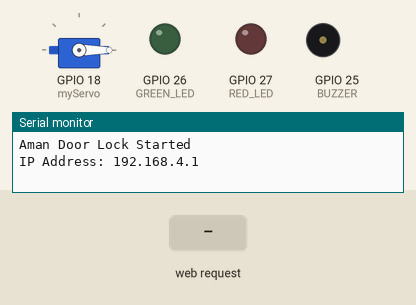
This sketch was run on a simulated ESP32. On the bench: servo, output pins drawn as LEDs (lit = HIGH), buzzer (waves = sounding, pin HIGH), the last lines printed to the serial monitor. Dashed ring = blinking. Inputs (shaded band) come from the test bench.

Above: at 3.2 s.
3.3 s: HTTP request GET /OPEN received
At 4.63 s:
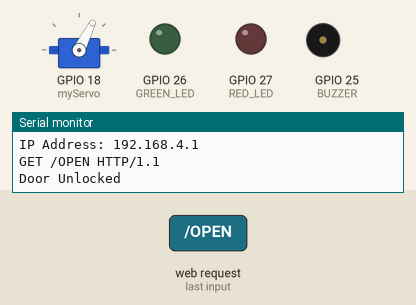
At 5.6 s:
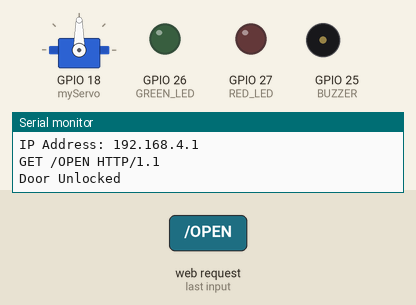
6.3 s: HTTP request GET /RED received
9.3 s: HTTP request GET /OPEN received
At 11.08 s:
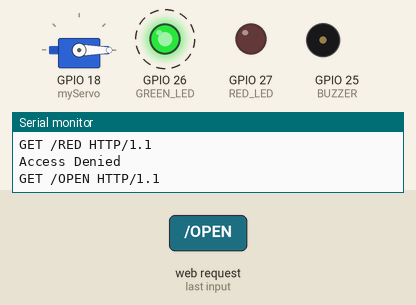
Timing chart, 0 to 17.6 s (numbered marks = the images above; inputs shaded):
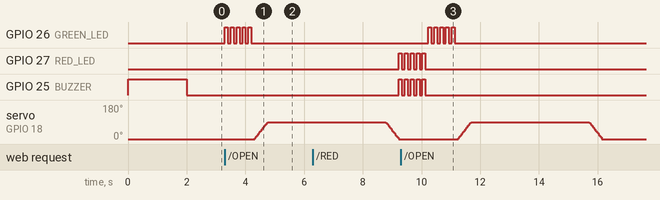

The sketch:

sketch_jun18a.ino
```cpp
#include <WiFi.h>
#include <ESP32Servo.h>

Servo myServo;
#define GREEN_LED 26
#define RED_LED 27
#define BUZZER 25

const char* ssid = "Aman_DoorLock";
WiFiServer server(80);

void setup() {
  Serial.begin(115200);

  myServo.attach(18);
  myServo.write(0);
  pinMode(GREEN_LED, OUTPUT);
pinMode(RED_LED, OUTPUT);

digitalWrite(GREEN_LED, LOW);
digitalWrite(RED_LED, LOW);

pinMode(BUZZER, OUTPUT);
digitalWrite(BUZZER, LOW);

digitalWrite(BUZZER, HIGH);
delay(2000);
digitalWrite(BUZZER, LOW);

  WiFi.softAP(ssid);
  server.begin();

  Serial.println("Aman Door Lock Started");
  Serial.print("IP Address: ");
  Serial.println(WiFi.softAPIP());
}

void loop() {
  WiFiClient client = server.available();

  if (client) {

    while (client.connected() && !client.available()) {
      delay(1);
    }

    String request = client.readStringUntil('\r');
    Serial.println(request);


if (request.indexOf("/STATUS") != -1) {

  client.println("HTTP/1.1 200 OK");
  client.println("Content-type:text/plain");
  client.println();
  client.println("ONLINE");
  client.stop();
  return;
}


    if (request.indexOf("/OPEN") != -1) {

  for (int i = 0; i < 5; i++) {
    digitalWrite(GREEN_LED, HIGH);
    delay(100);
    digitalWrite(GREEN_LED, LOW);
    delay(100);
  }

  Serial.println("Door Unlocked");

 for (int pos = 0; pos <= 90; pos += 3) {
  myServo.write(pos);
  delay(15);
}

delay(4000);

for (int pos = 90; pos >= 0; pos -= 3) {
  myServo.write(pos);
  delay(15);
}
  Serial.println("Door Locked");
}
if (request.indexOf("/RED") != -1) {

  for (int i = 0; i < 5; i++) {
    digitalWrite(RED_LED, HIGH);
    digitalWrite(BUZZER, HIGH);

    delay(100);

    digitalWrite(RED_LED, LOW);
    digitalWrite(BUZZER, LOW);

    delay(100);
  }

  Serial.println("Access Denied");
}
    client.println("HTTP/1.1 200 OK");
    client.println("Content-type:text/html");
    client.println();
    client.println("<html><body style='text-align:center;'>");
    client.println("<h1>Aman Smart Door Lock</h1>");
    client.println("<a href='/OPEN'><button style='font-size:30px;'>UNLOCK DOOR</button></a>");
    client.println("</body></html>");
    client.println();

    client.stop();
  }
}
```

Measured:
- after the input at 3.3 s, GPIO 26 (GREEN_LED): alternates HIGH for 0.10 s and LOW for 0.10 s, 10 changes in all, then stays LOW, starting at once; servo on GPIO 18 (myServo): moves from 0° to 90° over 0.45 s, starting after 1.0 s
- after the input at 6.3 s, GPIO 27 (RED_LED), GPIO 25 (BUZZER): LOW → HIGH after 2.9 s
- after the input at 9.3 s, GPIO 26 (GREEN_LED): alternates HIGH for 0.10 s and LOW for 0.10 s, 10 changes in all, then stays LOW, starting after 0.93 s; servo on GPIO 18 (myServo): rises from 0° to 90° in 0.45 s, then falls to 0° in 4.5 s
